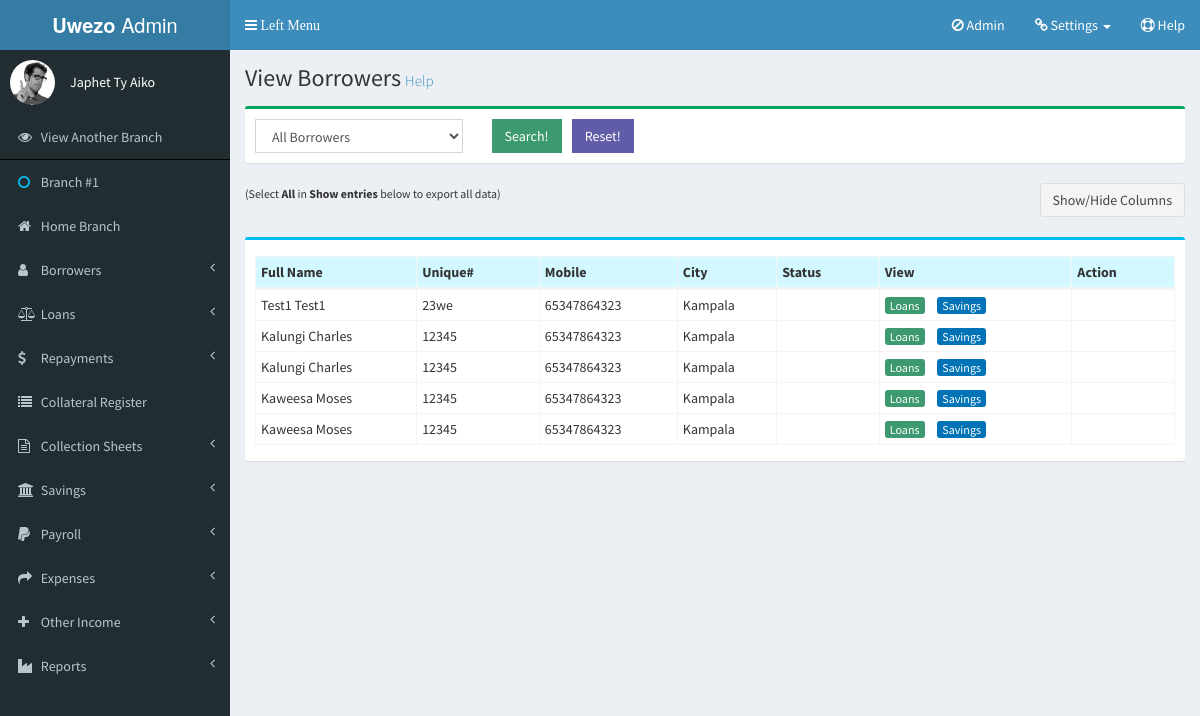
The app's page /borrowers/view_borrowers_branch2.php with its own data.
### tables this page shows
CREATE TABLE `borrower` (
  `id` int(11) NOT NULL,
  `fname` varchar(20) NOT NULL,
  `lname` varchar(20) NOT NULL,
  `gender` varchar(20) NOT NULL,
  `country` varchar(40) DEFAULT NULL,
  `title` varchar(20) DEFAULT NULL,
  `mobile_no` varchar(50) DEFAULT NULL,
  `email` varchar(60) DEFAULT NULL,
  `unique_no` varchar(50) DEFAULT NULL,
  `dob` date DEFAULT NULL,
  `address` varchar(50) DEFAULT NULL,
  `city` varchar(20) DEFAULT NULL,
  `province_state` varchar(20) DEFAULT NULL,
  `zipcode` varchar(20) DEFAULT NULL,
  `landline` varchar(30) DEFAULT NULL,
  `business_name` varchar(100) DEFAULT NULL,
  `working_status` varchar(100) DEFAULT NULL,
  `photo` mediumblob,
  `description` varchar(100) DEFAULT NULL,
  `staff_id` int(11) DEFAULT NULL,
  `creation_date` datetime NOT NULL DEFAULT CURRENT_TIMESTAMP,
  `creation_user` int(11) DEFAULT NULL,
  `last_modified_by` int(11) DEFAULT NULL,
  `field1` varchar(100) DEFAULT NULL,
  `field2` varchar(100) DEFAULT NULL,
  `field3` varchar(100) DEFAULT NULL,
  `field4` varchar(100) DEFAULT NULL,
  `field5` varchar(100) DEFAULT NULL,
  `field6` varchar(100) DEFAULT NULL,
  `fiel7` varchar(100) DEFAULT NULL
);

### helpers/DbAcess.php (called while the page is built, shortened)
<?php
class DbAcess {
    private $conn;
    public function __construct() {
        $servername = "localhost";
        $username = "root";
        $password = "readme";
        $this->conn = new mysqli($servername, $username, $password);
        mysqli_select_db($this->conn, "loandisk");
    }
    public function select($table, $cols = array(), $where = FALSE) {
        $q = "Select ";
        if (empty($cols)) {
            $q = "select *";
        }
        $q.=" from $table";
        $query = mysqli_query($this->conn, $q);
        $result = array();
        if ($query) {
            while ($row = mysqli_fetch_array($query, MYSQL_ASSOC)) {
                $result[] = $row;
            }
            if (count($result) == 1) {
                return $result[0];
            } else {
                return $result;
            }
        } else {
            echo 'Erorr ' . mysqli_error($this->conn);
        }
        return FALSE;
    }
}

### borrowers/view_borrowers_branch2.php (the view, shortened to what this page needs)
<?php
$table = 'borrower';
include '../helpers/DbAcess.php';
$db = new DbAcess();
$allBorrowers = $db->select($table);
?>
<!DOCTYPE html>
<html>
    <head>
        <link rel="stylesheet" href="../bootstrap/css/bootstrap.min.css">
        <link rel="stylesheet" href="https://cdnjs.cloudflare.com/ajax/libs/font-awesome/4.5.0/css/font-awesome.min.css">
        <link rel="stylesheet" href="https://cdnjs.cloudflare.com/ajax/libs/ionicons/2.0.1/css/ionicons.min.css">
        <link rel="stylesheet" href="../dist/css/AdminLTE.css">
        <link rel="stylesheet" href="../dist/css/skins/skin-blue.min.css">
        <link rel="stylesheet" href="../plugins/datatables/dataTables.bootstrap.css">
        <link rel="stylesheet" type="text/css" href="https://cdn.datatables.net/select/1.2.1/css/select.dataTables.min.css">
        <link rel="stylesheet" type="text/css" href="https://cdn.datatables.net/buttons/1.2.4/css/buttons.dataTables.min.css">
        <link rel="stylesheet" type="text/css" href="https://cdn.datatables.net/scroller/1.4.2/css/scroller.dataTables.min.css">
        <link rel="stylesheet" type="text/css" href="https://cdn.datatables.net/buttons/1.2.4/css/buttons.dataTables.min.css">
        <link rel="stylesheet" href="../css/style.css">
        <link type="text/css" rel="stylesheet" href="../tab_assets/jquery.pwstabs.css">
        <link rel="stylesheet" type="text/css" href="../css/jquery.datepick.css">
    </head>
    <body class="hold-transition skin-blue sidebar-mini" onload="doOnLoad();">
        <div class="wrapper">
            <?php include '../main_menu.php'; ?>
            <div class="content-wrapper">
                <section class="content-header"><h1>View Borrowers<small><a href="" target="_blank">Help</a></small></h1>
                </section>
                <section class="content">
                    <div class="box box-success">
                        <form action="" class="form-horizontal" method="get"  enctype="multipart/form-data">
                            <div class="box-body">
                                <div class="row">
                                    <div class="col-xs-3">
                                        <select class="form-control" name="borrower_type" id="inputStatusId">
                                            <option value="">All Borrowers</option>
                                        </select>
                                    </div>
                                    <div class="col-xs-1">
                                        <span class="input-group-btn">
                                            <button type="submit" class="btn bg-olive btn-flat">Search!</button>
                                        </span>
                                    </div>
                                    <div class="col-xs-1">
                                        <button type="button" class="btn bg-purple  btn-flat" onClick="parent.location = 'view_borrowers_branch.php'">Reset!</button>
                                    </div>
                                </div>
                            </div>
                        </form>
                    </div>
                    <div class="row margin-bottom">
                        <div class="col-xs-6">
                            <div class="pull-left">
                                <div id="export_button">
                                    <small>(Select <b>All</b> in <b>Show entries</b> below to export all data)</small>
                                </div>
                            </div>
                        </div>
                        <div class="col-xs-6">
                            <div class="pull-right">
                                <div class="btn-group-horizontal"><a type="button" class="btn btn-block btn-default" href="https://x.loandisk.com/borrowers/filter_borrowers_branch_columns.php">Show/Hide Columns</a></div>
                            </div>
                        </div>
                    </div>
                    <div class="box box-info">
                        <div class="box-body">
                            <table id="borrowers-list" class="table table-bordered table-condensed table-hover dataTable">
                                <thead>
                                    <tr style="background-color: #D1F9FF">
                                        <th>
                                            Full Name
                                        </th>
                                        <th>
                                            Unique#
                                        </th>
                                        <th>
                                            Mobile
                                        </th>
                                        <th>
                                            City
                                        </th>
                                        <th>Status</th>
                                        <th class="noExport">View</th>
                                        <th class="noExport">Action</th>
                                    </tr>
                                </thead>
                                <tbody>
                                    <?php foreach ($allBorrowers as $value) {
                                        ?>
                                        <tr>
                                            <td><?= $value['fname'] . ' ' . $value['lname'] ?></td>
                                            <td><?= $value['unique_no'] ?></td>
                                            <td><?= $value['mobile_no'] ?></td>
                                            <td><?= $value['city'] ?></td>
                                            <td></td>
                                            <td>
                                                <div class="btn-group-horizontal">
                                                <a type="button" class="btn-xs bg-olive" href="../loans/view_loans_borrower.php?borrower=<?=$value['id']?>">Loans</a>
                                                <a type="button" class="btn-xs bg-blue margin" href="../savings/view_savings_borrower.php">Savings</a>
                                                </div>
                                            </td>
                                            <td></td>
                                        </tr>
                                    <?php } ?>
                                </tbody>
                            </table>
                        </div>
                    </div>
                </section>
            </div>
        </div>
    </body>
</html>

### main_menu.php (shortened to what this page needs)
<header class="main-header">
    <a href="../home/welcome.php" class="logo">
        <span class="logo-lg"><b>Uwezo</b> Admin</span>
    </a>
    <nav class="navbar navbar-static-top" role="navigation">
        <div class="navbar-header">
            <a href="#" class="sidebar-toggle" data-toggle="offcanvas" role="button">
                Left Menu
            </a>
        </div>
        <div class="collapse navbar-collapse pull-right" id="navbar-collapse">
            <ul class="nav navbar-nav">
                <li>
                    <a href="../admin/index.php"><i class="fa fa-ban"></i> <span>Admin</span></a>
                </li>
                <li class="dropdown">
                    <a href="#" class="dropdown-toggle" data-toggle="dropdown"><i class="fa fa-link"></i> <span>Settings</span> <span class="caret"></span></a>
                </li>
                <li>
                    <a href="support_login.php" target="_blank"><i class="fa fa-support"></i> <span>Help</span></a>
                </li>
            </ul>
        </div>
    </nav>
</header>
<aside class="main-sidebar">
    <section class="sidebar">
        <div class="user-panel">
            <div class="pull-left image">
                <img src="../uploads/staff_images/thumbnails/user2-160x160.jpg" class="img-circle" alt="User Image">
            </div>
            <div class="pull-left info">
                <h5>Japhet Ty Aiko</h5>
            </div>
        </div>
        <ul class="sidebar-menu">
            <li>
                <a href="../admin/change_branch.php"><i class="fa fa-eye"></i> <span>View Another Branch</span></a>
            </li>
            <li style="border-top: 1px solid #000;"><a href="../home/home_branch.php"><i class="fa fa-circle-o text-aqua"></i> <span>Branch #1</span></a></li>
            <li>
                <a href="../home/home_branch.php"><i class="fa fa-home"></i> <span>Home Branch</span></a>
            </li>
            <li class="treeview">
                <a href="#"><i class="fa fa-user"></i> <span>Borrowers</span> <i class="fa fa-angle-left pull-right"></i></a>
            </li>
            <li class="treeview">
                <a href="#"><i class="fa fa-balance-scale"></i> <span>Loans</span> <i class="fa fa-angle-left pull-right"></i></a>
            </li>
            <li class="treeview">
                <a href="#"><i class="fa fa-dollar"></i> <span>Repayments</span> <i class="fa fa-angle-left pull-right"></i></a>
            </li>
            <li>
                <a href="../collateral/collateral_register.php"><i class="fa fa-list"></i> <span>Collateral Register</span></a>
            </li>
            <li class="treeview">
                <a href="#"><i class="fa fa-file-text-o"></i> <span>Collection Sheets</span> <i class="fa fa-angle-left pull-right"></i></a>
            </li>
            <li class="treeview">
                <a href="#"><i class="fa fa-bank"></i> <span>Savings</span> <i class="fa fa-angle-left pull-right"></i></a>
            </li>
            <li class="treeview">
                <a href="#"><i class="fa fa-paypal"></i> <span>Payroll</span> <i class="fa fa-angle-left pull-right"></i></a>
            </li>
            <li class="treeview">
                <a href="#"><i class="fa fa-share"></i> <span>Expenses</span> <i class="fa fa-angle-left pull-right"></i></a>
            </li>
            <li class="treeview">
                <a href="#"><i class="fa fa-plus"></i> <span>Other Income</span> <i class="fa fa-angle-left pull-right"></i></a>
            </li>
            <li class="treeview">
                <a href="#"><i class="fa fa-industry"></i> <span>Reports</span> <i class="fa fa-angle-left pull-right"></i></a>
            </li>
        </ul>
    </section>
</aside>

### records on screen
borrower: fname "Test1", lname "Test1", unique_no "23we", mobile_no "65347864323", city "Kampala"
borrower: fname "Kalungi", lname "Charles", unique_no "12345", mobile_no "65347864323", city "Kampala"
borrower: fname "Kalungi", lname "Charles", unique_no "12345", mobile_no "65347864323", city "Kampala"
borrower: fname "Kaweesa", lname "Moses", unique_no "12345", mobile_no "65347864323", city "Kampala"
borrower: fname "Kaweesa", lname "Moses", unique_no "12345", mobile_no "65347864323", city "Kampala"
